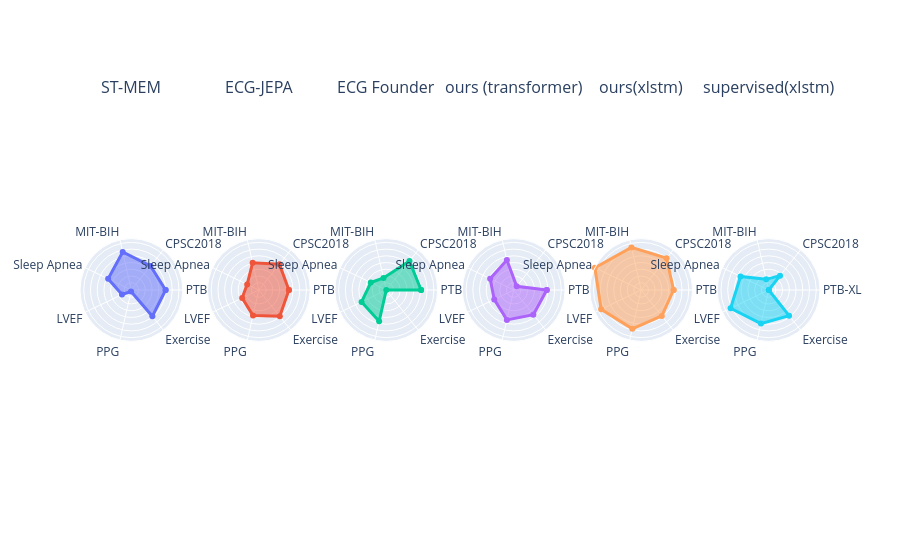

This figure's notebook cell:
### Code cell
import pandas as pd
from plotly.subplots import make_subplots
import plotly.graph_objects as go

categories_closed = categories + [categories[0]]

fig = go.Figure()
# Plot one radar chart for each method on separate axes (subplots)

min_v = df_z_scaled.min().min()
max_v = df_z_scaled.max().max()
print(f"Min value: {min_v}, Max value: {max_v}")

num_methods = len(df_z_scaled)
fig = make_subplots(
    rows=1, cols=num_methods,
    specs=[[{'type': 'polar'}]*(num_methods)],
    subplot_titles=df_z_scaled.index.tolist()
)

for i, (idx, row) in enumerate(df_z_scaled.iterrows()):
    #if i == len(df_z_scaled) -1:
    #    continue
    values = row.tolist() + [row.tolist()[0]]  # close the loop
    trace = fig.add_trace(
        go.Scatterpolar(
            r=values,
            theta=categories_closed,
            fill='toself',
            name=idx,
            line=dict(width=3),
            hoverinfo='skip',
        ),
        row=1, col=i+1
    )
    print(row.min(), row.max())
    trace.update_polars(
        radialaxis=dict(visible=True, range=[min_v, max_v], showticklabels=False, showline=False),
        # angularaxis=dict(showticklabels=False)
    )

fig.update_layout(#
    showlegend=False,
#    title="Radar Chart for Each Method",
)

# save pdf
fig.write_image("radar_chart_methods.pdf", width=1200, height=600)
fig.show()

### Figure 1 — Plotly figure (JSON) as saved in the notebook; plotly's stock layout.template omitted (floating-point values rounded to 4 significant figures)
{"data": [{"fill": "toself", "hoverinfo": "skip", "line": {"width": 3}, "name": "ST-MEM", "r": [0.5027, 0.2402, 0.8567, -0.12, -1.26, -1.924, 0.4595, 0.5027], "subplot": "polar", "theta": ["PTB-XL", "CPSC2018", "MIT-BIH", "Sleep Apnea", "LVEF", "PPG", "Exercise", "PTB-XL"], "type": "scatterpolar"}, {"fill": "toself", "hoverinfo": "skip", "line": {"width": 3}, "name": "ECG-JEPA", "r": [0.1922, 0.4149, 0.03471, -1.077, -0.6633, -0.09565, 0.4595, 0.1922], "subplot": "polar2", "theta": ["PTB-XL", "CPSC2018", "MIT-BIH", "Sleep Apnea", "LVEF", "PPG", "Exercise", "PTB-XL"], "type": "scatterpolar"}, {"fill": "toself", "hoverinfo": "skip", "line": {"width": 3}, "name": "ECG Founder", "r": [0.5471, 0.7206, -1.116, -0.7635, 0, 0.3448, -2.038, 0.5471], "subplot": "polar3", "theta": ["PTB-XL", "CPSC2018", "MIT-BIH", "Sleep Apnea", "LVEF", "PPG", "Exercise", "PTB-XL"], "type": "scatterpolar"}, {"fill": "toself", "hoverinfo": "skip", "line": {"width": 3}, "name": "ours (transformer)", "r": [0.414, -1.681, 0.2429, -0.09455, -0.4311, 0.238, 0.302, 0.414], "subplot": "polar4", "theta": ["PTB-XL", "CPSC2018", "MIT-BIH", "Sleep Apnea", "LVEF", "PPG", "Exercise", "PTB-XL"], "type": "scatterpolar"}, {"fill": "toself", "hoverinfo": "skip", "line": {"width": 3}, "name": "ours(xlstm)", "r": [0.3696, 0.9826, 1.207, 1.777, 1.26, 0.9187, 0.4208, 0.3696], "subplot": "polar5", "theta": ["PTB-XL", "CPSC2018", "MIT-BIH", "Sleep Apnea", "LVEF", "PPG", "Exercise", "PTB-XL"], "type": "scatterpolar"}, {"fill": "toself", "hoverinfo": "skip", "line": {"width": 3}, "name": "supervised(xlstm)", "r": [-2.026, -0.6769, -1.226, 0.278, 1.094, 0.5183, 0.396, -2.026], "subplot": "polar6", "theta": ["PTB-XL", "CPSC2018", "MIT-BIH", "Sleep Apnea", "LVEF", "PPG", "Exercise", "PTB-XL"], "type": "scatterpolar"}], "layout": {"annotations": [{"font": {"size": 16}, "showarrow": false, "text": "ST-MEM", "x": 0.06944, "xanchor": "center", "xref": "paper", "y": 1, "yanchor": "bottom", "yref": "paper"}, {"font": {"size": 16}, "showarrow": false, "text": "ECG-JEPA", "x": 0.2417, "xanchor": "center", "xref": "paper", "y": 1, "yanchor": "bottom", "yref": "paper"}, {"font": {"size": 16}, "showarrow": false, "text": "ECG Founder", "x": 0.4139, "xanchor": "center", "xref": "paper", "y": 1, "yanchor": "bottom", "yref": "paper"}, {"font": {"size": 16}, "showarrow": false, "text": "ours (transformer)", "x": 0.5861, "xanchor": "center", "xref": "paper", "y": 1, "yanchor": "bottom", "yref": "paper"}, {"font": {"size": 16}, "showarrow": false, "text": "ours(xlstm)", "x": 0.7583, "xanchor": "center", "xref": "paper", "y": 1, "yanchor": "bottom", "yref": "paper"}, {"font": {"size": 16}, "showarrow": false, "text": "supervised(xlstm)", "x": 0.9306, "xanchor": "center", "xref": "paper", "y": 1, "yanchor": "bottom", "yref": "paper"}], "polar": {"domain": {"x": [0, 0.1389], "y": [0, 1]}, "radialaxis": {"range": [-2.038, 1.777], "showline": false, "showticklabels": false, "visible": true}}, "polar2": {"domain": {"x": [0.1722, 0.3111], "y": [0, 1]}, "radialaxis": {"range": [-2.038, 1.777], "showline": false, "showticklabels": false, "visible": true}}, "polar3": {"domain": {"x": [0.3444, 0.4833], "y": [0, 1]}, "radialaxis": {"range": [-2.038, 1.777], "showline": false, "showticklabels": false, "visible": true}}, "polar4": {"domain": {"x": [0.5167, 0.6556], "y": [0, 1]}, "radialaxis": {"range": [-2.038, 1.777], "showline": false, "showticklabels": false, "visible": true}}, "polar5": {"domain": {"x": [0.6889, 0.8278], "y": [0, 1]}, "radialaxis": {"range": [-2.038, 1.777], "showline": false, "showticklabels": false, "visible": true}}, "polar6": {"domain": {"x": [0.8611, 1], "y": [0, 1]}, "radialaxis": {"range": [-2.038, 1.777], "showline": false, "showticklabels": false, "visible": true}}, "showlegend": false}}
